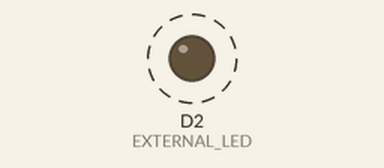
Recording of a sketch running on a simulated ESP8266 (NodeMCU). Shown: output pins drawn as LEDs (lit = HIGH). Dashed ring = blinking. What the sketch prints to the serial monitor is not drawn.

Above: at 0.2 s.
Timing chart, 0 to 3.0 s (numbered marks = the images above):
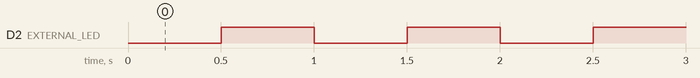

Measured:
- by itself, D2 (EXTERNAL_LED): alternates HIGH for 0.50 s and LOW for 0.50 s

The sketch:

blink-external-led.ino
```cpp
#define SERIAL_BAUDRATE	115200
#define EXTERNAL_LED	D2

void
setup()
{
	Serial.begin(SERIAL_BAUDRATE);
	pinMode(EXTERNAL_LED, OUTPUT);
	Serial.println("Setup DONE");
}

void
loop()
{
	digitalWrite(EXTERNAL_LED, LOW);
	Serial.println("LED OFF");
	delay(500);
	digitalWrite(EXTERNAL_LED, HIGH);
	Serial.println("LED ON");
	delay(500);
}
```
